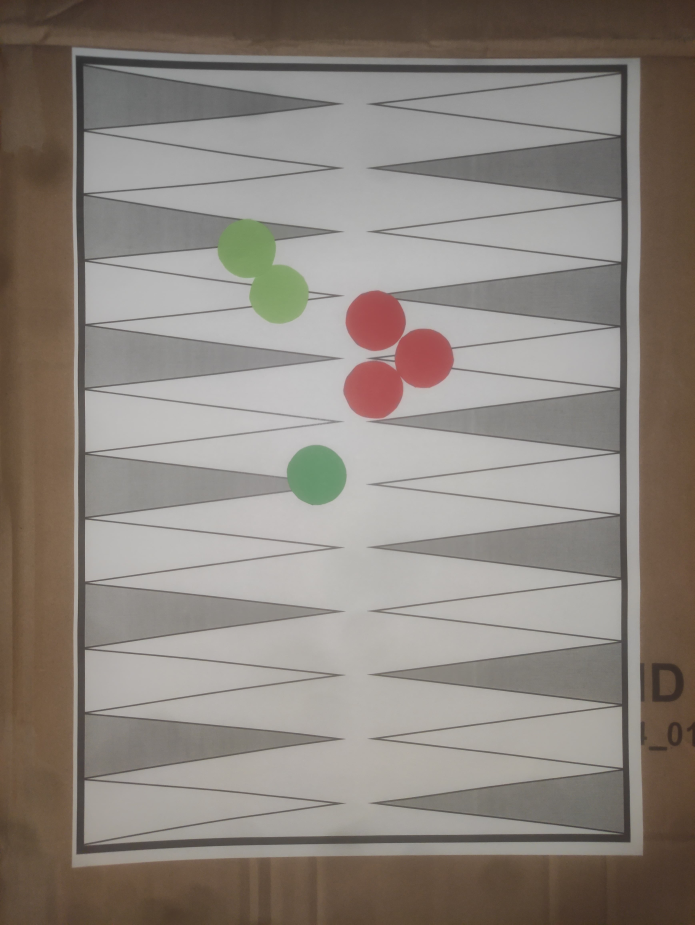
#> input picture img/jpeg/im1.jpeg, 3472 x 4624 px (shown at 1/5 size)
$ python img-to-data.py
#> lines starting #> are read from the running program, lines starting #| are printed output that depends on the picture; after the words box and inside, x2 and y2 are one past the last pixel; in counts of white or black regions, pixels touching at a corner belong together
#> further down, img is the input picture: shape (4624, 3472, 3); mean B, G, R 125.4, 132.5, 140.2
### util.py
import cv2
import numpy as np
import time
import matplotlib.pyplot as plt

def getFPS(cap):
    fps = cap.get(cv2.CAP_PROP_FPS)
    return fps

def getNumberOfFrames(cap):
    frame_count = cap.get(cv2.CAP_PROP_FRAME_COUNT)
    return frame_count

# [29 lines left out: function display_threshold_window, not called in this run]

def overflow_subtract(im1, im2):
    # subtract im2 from im1 without overflow
    result = np.zeros((im1.shape[0], im1.shape[1]), dtype='uint8')
    for i in range(im1.shape[0]):
        for j in range(im1.shape[1]):
            val1 = im2[i][j].astype('int8')
            val2 = im1[i][j].astype('int8')
            res = val1 - val2
            # make sure the value is not negative
            if res < 0:
                result[i][j] = 0
            else:
                result[i][j] = res

    return result

def blob_detect_center(img, min_size=200, max_size=400, erode_iterations = 3):
    thresholded = cv2.threshold(img, 23, 255, cv2.THRESH_BINARY)[1]
    # cv2.imshow("Thresholded", thresholded)
    eroded = cv2.erode(thresholded, None, iterations=erode_iterations)
    cv2.imshow("Eroded", eroded)
    contours, _ = cv2.findContours(eroded, cv2.RETR_EXTERNAL, cv2.CHAIN_APPROX_SIMPLE)
    for contour in contours:
        print(cv2.contourArea(contour))
    filtered_contours = [
        contour for contour in contours if cv2.contourArea(contour) > min_size and cv2.contourArea(contour) < max_size
    ]
    centers = []
    for contour in filtered_contours:
        moments = cv2.moments(contour)
        center = (
            int(moments["m10"] / moments["m00"]),
            int(moments["m01"] / moments["m00"]),
        )
        centers.append(center)
    return centers

def draw_points_between(img, pt1, pt2, nr=1):
    points = []

    # draw nr points between pt1 and pt2
    for i in range(1, nr+1):
        x = int(pt1[0] + (pt2[0] - pt1[0]) * i / (nr+1))
        y = int(pt1[1] + (pt2[1] - pt1[1]) * i / (nr+1))
        cv2.circle(img, (x, y), 5, (255, 100, 0), -1)

        # save the points in a list
        points.append((x, y))

    return points

def draw_line(img, pt1, pt2):
    for i in range(0, len(pt1)):
        cv2.line(img, pt1[i], pt2[i], (209, 63, 241), 2)

def draw_points(orig, tl, tr, br, bl):
    # draw points on the tl, tr, br, and bl points respectively
    cv2.circle(orig, (int(tl[0]), int(tl[1])), 5, (255, 0, 0), -1)
    cv2.circle(orig, (int(tr[0]), int(tr[1])), 5, (255, 0, 0), -1)
    cv2.circle(orig, (int(br[0]), int(br[1])), 5, (255, 0, 0), -1)
    cv2.circle(orig, (int(bl[0]), int(bl[1])), 5, (255, 0, 0), -1)

    # draw a point halfway between tl and tr
    mid_top = draw_points_between(orig, tl, tr)

    # draw a point halfway between tr and br
    mid_bottom = draw_points_between(orig, bl, br)

    # draw 11 points between br and tr
    right = draw_points_between(orig, br, tr, 11)

    # draw 11 points between tl and bl
    left = draw_points_between(orig, bl, tl, 11)

    # print(mid_bottom[0][0], mid_top)
    # cv2.line(orig, (int(mid_top[0][0]), int(mid_top[0][1])), (int(mid_bottom[0][0]), int(mid_bottom[0][1])), (197, 134, 171), 2)
    draw_line(orig, mid_top, mid_bottom)
    draw_line(orig, right, left)

    # cv2.imshow("Points", orig)

    return orig

# [68 lines left out: functions for_point_warp, plot_live, not called in this run]

def resize(img, width=None, height=None, interpolation = cv2.INTER_AREA):
#> called with height = 600, interpolation = 3
    global ratio
    w, h, _ = img.shape

    if width is None and height is None:
        return img
    elif width is None:
        ratio = height/h
        width = int(w*ratio)
        # print(width)
        resized = cv2.resize(img, (height, width), interpolation)
        return resized
    else:
        ratio = width/w
        height = int(h*ratio)
        # print(height)
        resized = cv2.resize(img, (height, width), interpolation)
        return resized

def detect_rectangle(img):
    #load an image
    # flat_object = cv2.imread(img)
    flat_object = img
    # check if image is loaded
    if flat_object is None:
        print("Error loading image")
        exit(0)
    # resize the image
    if flat_object.shape == None: print('no shape')
    flat_object = resize(flat_object, height=600)
    # cv2.imshow('Original image', flat_object)
    # cv2.waitKey(0)
    #resize the image
    flat_object_resized = resize(flat_object, height=600)
    #make a copy
    flat_object_resized_copy = flat_object_resized.copy()
    #convert to HSV color scheme
    flat_object_resized_hsv = cv2.cvtColor(flat_object_resized_copy, cv2.COLOR_BGR2HSV)
#> flat_object_resized_hsv: shape (799, 600, 3); mean H, S, V 19.9, 35.5, 140.6
    # split HSV to three chanels
    hue, saturation, value = cv2.split(flat_object_resized_hsv)

    # cv2.imshow("saturation", saturation)
    # cv2.waitKey(0)

    # threshold to find the contour
    retval, thresholded = cv2.threshold(saturation, 0, 255, cv2.THRESH_BINARY_INV + cv2.THRESH_OTSU)
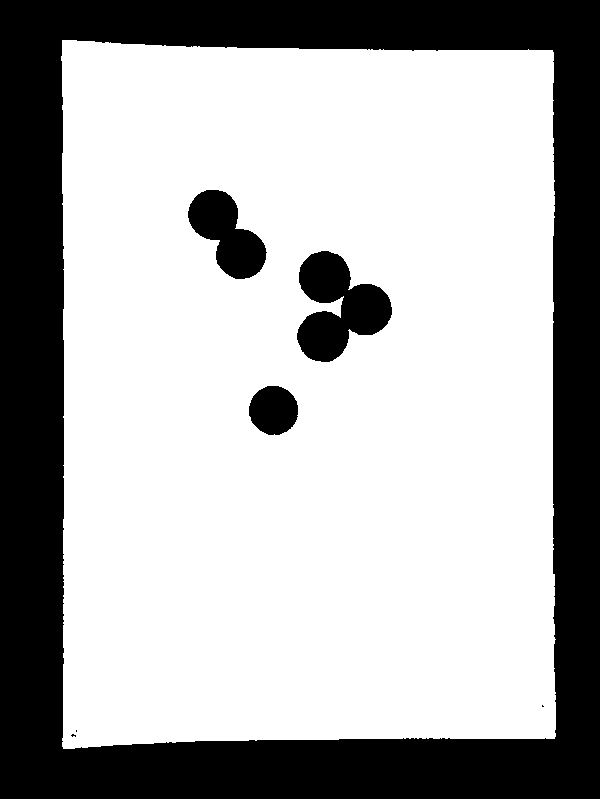
#> thresholded: shape (799, 600); 68.4% white; 7 black regions (3 under 20 px), largest, box (x1, y1, x2, y2) and area: (0, 0, 600, 799) 139302, (297, 251, 392, 362) 6213, (188, 190, 267, 279) 3906, (249, 386, 298, 435) 1887
#> retval = 51

    # cv2.imshow('Thresholded image', thresholded)
    # cv2.waitKey(0)

    # morphological operations
    thresholded_open = cv2.morphologyEx(thresholded, cv2.MORPH_OPEN, (7,7))
#> thresholded_open: shape (799, 600); 68.4% white; 7 black regions (3 under 20 px), largest, box (x1, y1, x2, y2) and area: (0, 0, 600, 799) 139310, (297, 252, 392, 363) 6215, (188, 191, 267, 280) 3907, (249, 387, 298, 436) 1888

    # cv2.imshow('Thresholded open', thresholded_open)
    # cv2.waitKey(0)

    thresholded_close = cv2.morphologyEx(thresholded_open, cv2.MORPH_CLOSE, (7,7))
#> thresholded_close: shape (799, 600); 68.4% white; 8 black regions (4 under 20 px), largest, box (x1, y1, x2, y2) and area: (0, 0, 600, 799) 139297, (297, 253, 392, 364) 6215, (188, 192, 266, 281) 3906, (249, 388, 298, 437) 1888

    # cv2.imshow('Thresholded close', thresholded_close)
    # cv2.waitKey(0)

    # find edges
    thresholded_edge = cv2.Canny(thresholded_close, 15, 150)
#> thresholded_edge: shape (799, 600); 0.69% white in thin lines or dots, all inside (x1, y1, x2, y2) = (60, 41, 556, 751)

    # cv2.imshow('Thresholded edge', thresholded_edge)
    # cv2.waitKey(0)

    # The cv2.findContours method is destructive (meaning it manipulates the image you pass in)
    # so if you plan on using that image again later, be sure to clone it.
    cnts = cv2.findContours(thresholded_edge.copy(), cv2.RETR_EXTERNAL, cv2.CHAIN_APPROX_SIMPLE)[-2]
#> cnts = 1 contour; box (x1, y1, x2, y2) and area: (60, 41, 556, 751) 340108
    # keep only 10 the largest ones
    cnts = sorted(cnts, key = cv2.contourArea, reverse = True)[:10]
    # the contour that we seek for
    our_cnt = None
    # loop over our 10 largest contours in the query image
    for c in cnts:
        # approximate the contour
        # These methods are used to approximate the polygonal curves of a contour.
        # In order to approximate a contour, you need to supply your level of approximation precision.
        # In this case, we use 2% of the perimeter of the contour. The precision is an important value to consider.
        # If you intend on applying this code to your own projects, you’ll likely have to play around with the precision value.
        peri = cv2.arcLength(c, True)
        approx = cv2.approxPolyDP(c, 0.02 * peri, True)
        # if our approximated contour has four points, then
        # we can assume that we have found our screen

        # print("points", len(approx))
        if len(approx) == 4:
            our_cnt = approx
            break
        else:
            print(len(approx))
#> this loop made 1 pass
#> (peri, our_cnt) on pass 1: (2422.1, [[63, 41], [62, 749], [554, 740], [553, 53]])

    # draw a contour
    if our_cnt is not None:
        cv2.drawContours(flat_object_resized_copy, [our_cnt], -1, (0,255,0), 3)
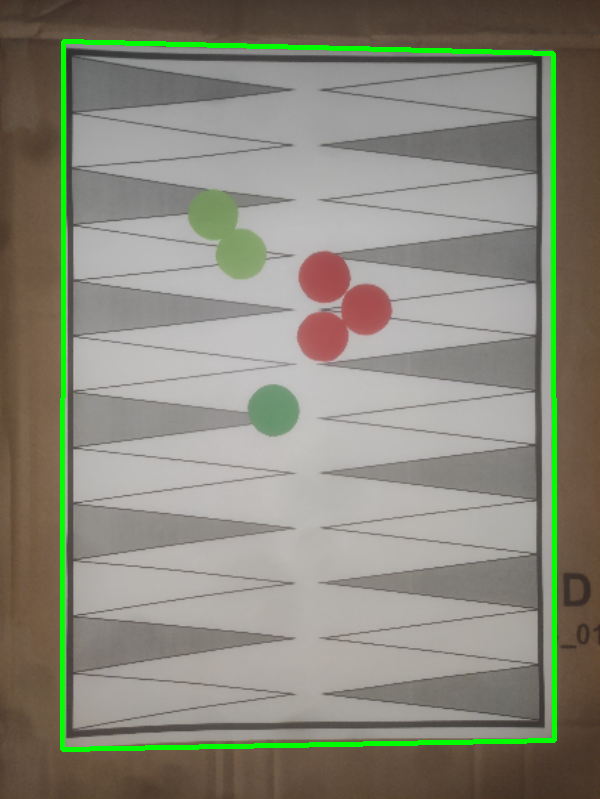
#> flat_object_resized_copy: shape (799, 600, 3); mean B, G, R 123, 136.1, 137.1
        return our_cnt

### img-to-data.py
import cv2
import numpy as np

import util

src = './img/jpeg/im1.jpeg'
img = cv2.imread(src)
downscale_by = 8
img = cv2.resize(img, (img.shape[1] // downscale_by, img.shape[0] // downscale_by))
clear = img.copy()

# detect corners
corners = util.detect_rectangle(img).reshape(4, 2)
#> corners = [[63, 41], [62, 749], [554, 740], [553, 53]]
rect = np.zeros((4, 2), dtype = "float32")
s = corners.sum(axis = 1)
#> s = [104, 811, 1294, 606]
rect[0] = corners[np.argmin(s)]
rect[2] = corners[np.argmax(s)]
diff = np.diff(corners, axis = 1)
#> diff = [-22, 687, 186, -500]
rect[1] = corners[np.argmin(diff)]
rect[3] = corners[np.argmax(diff)]
print(rect)
(tl, tr, br, bl) = rect / 1.4
img_with_corners = util.draw_points(img, tl, tr, br, bl)
#> after the loop in draw_points_between, `for i in range(1, nr+1):`: points = [(220, 33)]
#> in draw_points, `mid_bottom = draw_points_between(orig, bl, br)`: mid_bottom = [(220, 531)]
#> call 3 of draw_points_between, with pt1 = array of shape (2,), pt2 = array of shape (2,), nr = 11
#> after the loop in draw_points_between (call 3), `for i in range(1, nr+1):`:
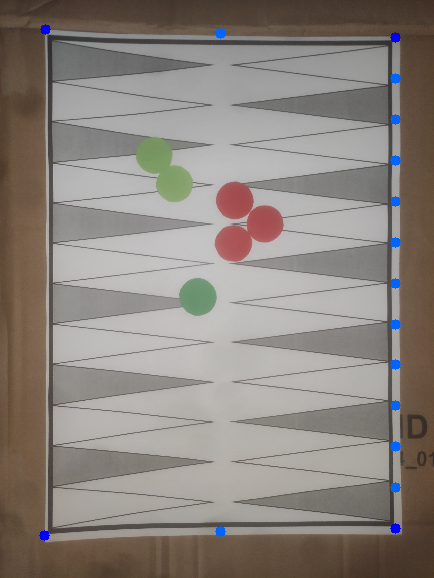
#> img: shape (578, 434, 3); mean B, G, R 126.1, 132.3, 139.5
#> after the loop in draw_points_between (call 3), `for i in range(1, nr+1):`: points = [(395, 487), (395, 446), (395, 405), (395, 364), (395, 324), (395, 283), (395, 242), (395, 201), (395, 160), (395, 119), (395, 78)]
#> in draw_points, `right = draw_points_between(orig, br, tr, 11)`: right has the same summary as points in draw_points_between
#> call 4 of draw_points_between, with pt1 = array of shape (2,), pt2 = array of shape (2,), nr = 11
#> after the loop in draw_points_between (call 4), `for i in range(1, nr+1):`:
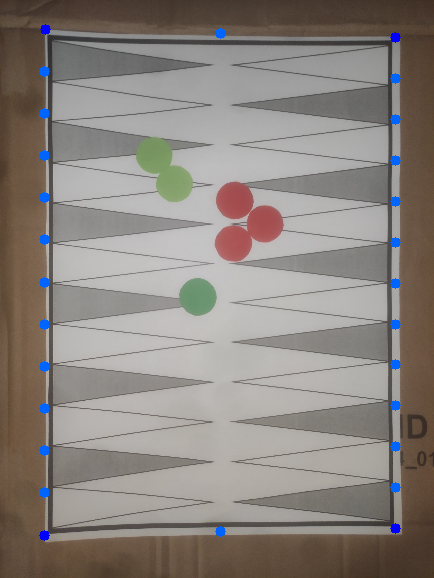
#> img: shape (578, 434, 3); 0.36% of pixels changed, all inside (x1, y1, x2, y2) = (39, 66, 50, 498)
#> after the loop in draw_points_between (call 4), `for i in range(1, nr+1):`: points = [(44, 492), (44, 450), (44, 408), (44, 366), (44, 324), (44, 282), (44, 239), (44, 197), (44, 155), (44, 113), (44, 71)]
#> in draw_points, `left = draw_points_between(orig, bl, tl, 11)`: left has the same summary as points in draw_points_between
#> the loop in draw_line, `for i in range(0, len(pt1)):` made 1 pass
#> after the loop in draw_line, `for i in range(0, len(pt1)):`:
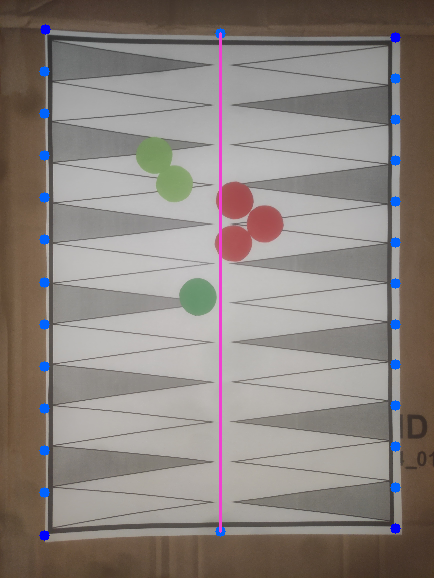
#> img: shape (578, 434, 3); 0.6% of pixels changed, all inside (x1, y1, x2, y2) = (219, 32, 222, 533)
#> the loop in draw_line (call 2), `for i in range(0, len(pt1)):` made 11 passes
#> after the loop in draw_line (call 2), `for i in range(0, len(pt1)):`:
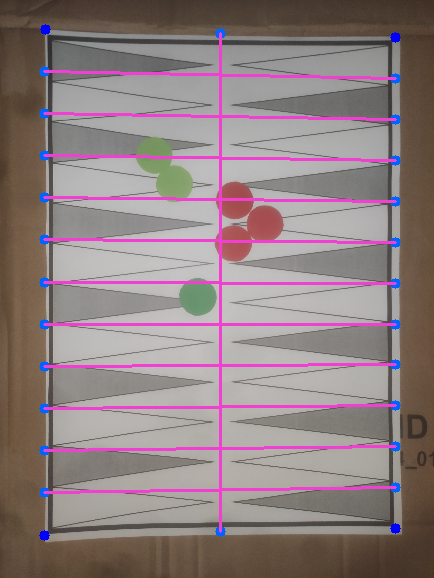
#> img: shape (578, 434, 3); 4.6% of pixels changed, all inside (x1, y1, x2, y2) = (43, 70, 397, 494)

# cv2.imshow("Corners", img)
# cv2.waitKey(0)

# detect blobs
min_area = 100
max_area = 400
b, g, r = cv2.split(clear)
r_minus_g = util.overflow_subtract(r, g)
g_minus_r = util.overflow_subtract(g, r)
cv2.imshow("Red", r_minus_g)
cv2.imshow("Green", g_minus_r)
green_centers = util.blob_detect_center(r_minus_g, min_area, max_area, 6)
#> in blob_detect_center, `contours, _ = cv2.findContours(eroded, cv2.RETR_EXTERNAL, cv2.CHAIN_AP..`: contours = 3 contours; box (x1, y1, x2, y2) and area: (187, 286, 209, 308) 300, (144, 145, 165, 167) 292, (164, 172, 184, 193) 262
#> the loop in blob_detect_center, `for contour in contours:` made 3 passes
#| 299.5
#| 261.5
#| 292.0
#> in blob_detect_center, `filtered_contours = [ contour for contour in contours if cv2.contourAr..`: filtered_contours has the same summary as contours
#> the loop in blob_detect_center, `for contour in filtered_contours:` made 3 passes
#> center on passes 1 to 3: (197, 296), (172, 182), (154, 155)
#> after the loop in blob_detect_center, `for contour in filtered_contours:`: centers = [(197, 296), (172, 182), (154, 155)]
#> green_centers = [(197, 296), (172, 182), (154, 155)]
red_centers = util.blob_detect_center(g_minus_r, min_area, max_area, 6)
#> call 2 of blob_detect_center, with min_size = 100, max_size = 400, erode_iterations = 6
#> in blob_detect_center (call 2), `eroded = cv2.erode(thresholded, None, iterations=erode_iterations)`:
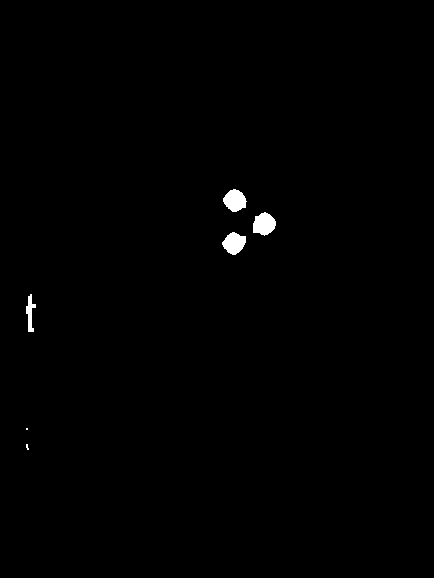
#> eroded: shape (578, 434); 0.54% white; 6 white regions (2 under 20 px)
#> in blob_detect_center (call 2), `contours, _ = cv2.findContours(eroded, cv2.RETR_EXTERNAL, cv2.CHAIN_AP..`: contours = 6 contours, 2 with area under 20; largest, box (x1, y1, x2, y2) and area: (253, 212, 276, 236) 366, (223, 189, 247, 212) 352, (222, 232, 246, 255) 342, (26, 294, 36, 332) 142
#> the loop in blob_detect_center (call 2), `for contour in contours:` made 6 passes
#> contour on pass 2: [[26, 428], [26, 429], [27, 429], [27, 428]]
#> (printed output is left out)
#> in blob_detect_center (call 2), `filtered_contours = [ contour for contour in contours if cv2.contourAr..`: filtered_contours = 4 contours; box (x1, y1, x2, y2) and area: (253, 212, 276, 236) 366, (223, 189, 247, 212) 352, (222, 232, 246, 255) 342, (26, 294, 36, 332) 142
#> the loop in blob_detect_center (call 2), `for contour in filtered_contours:` made 4 passes
#> center on passes 1 to 4: (29, 312), (233, 242), (263, 223), (234, 200)
#> after the loop in blob_detect_center (call 2), `for contour in filtered_contours:`: centers = [(29, 312), (233, 242), (263, 223), (234, 200)]
#> red_centers = [(29, 312), (233, 242), (263, 223), (234, 200)]
for center in red_centers:
    cv2.circle(img_with_corners, center, 2, (0, 0, 255), -1)
#> this loop made 4 passes
for center in green_centers:
    cv2.circle(img_with_corners, center, 2, (0, 255, 0), -1)
#> this loop made 3 passes
#> img_with_corners: shape (578, 434, 3); mean B, G, R 129, 127.1, 143.1

cv2.imshow("Corners and blobs", img_with_corners)
cv2.waitKey(0)
